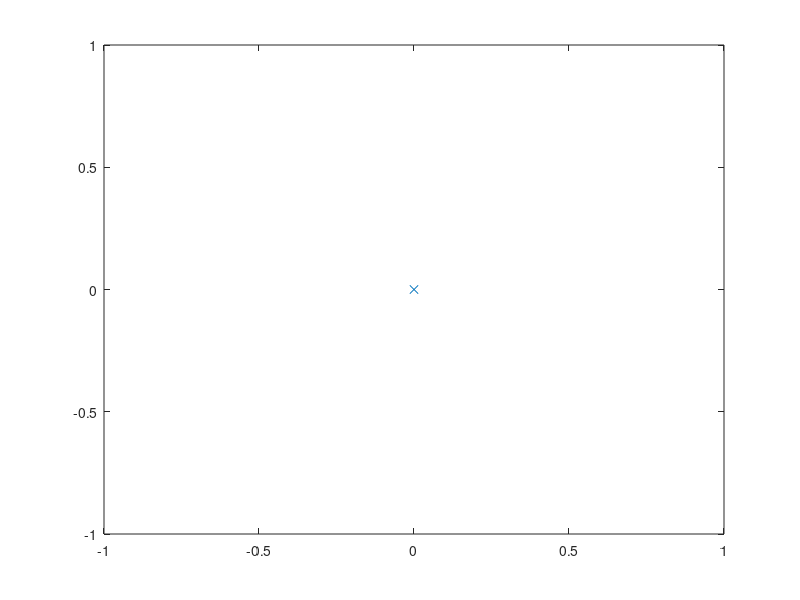

The MATLAB script that drew this image: (Note: this script raises an error after producing the figure.)
function videogame()

main = figure();
ax = axes(main);

x = 0;
y = 0;

plot(x, y, 'x');
waitforbuttonpress;


ax.Visible = 'off';



end